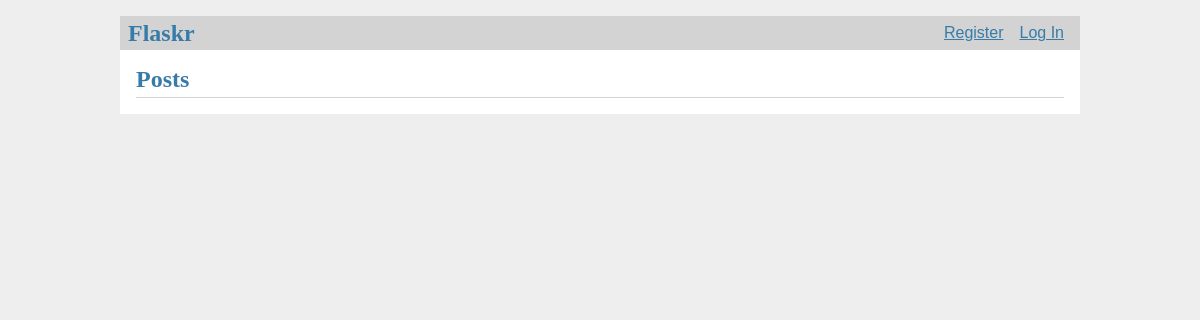
Before: / with the older database file.
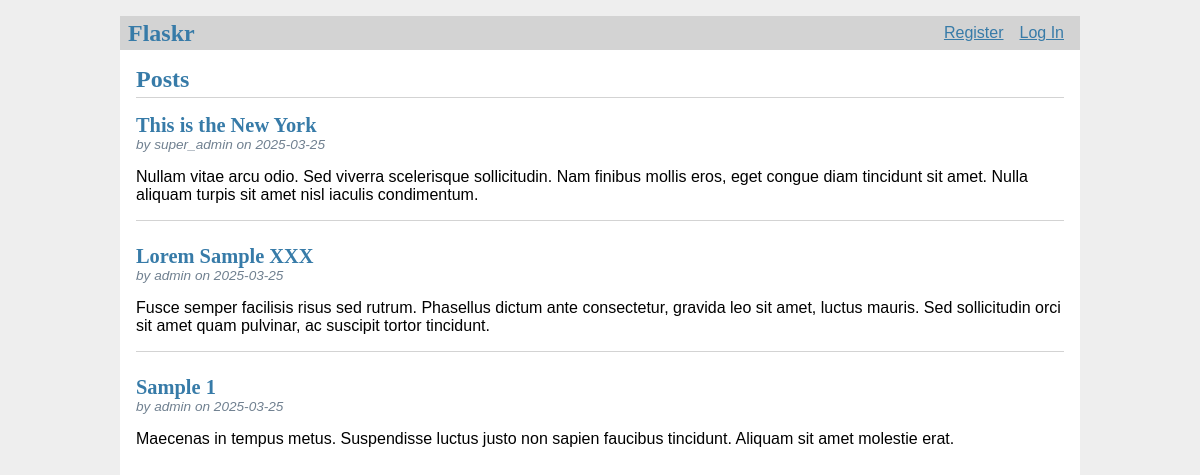
After: the same page with the newer database file.
### tables this page shows
CREATE TABLE post(
    id INTEGER PRIMARY KEY AUTOINCREMENT,
    author_id INTEGER NOT NULL,
    created TIMESTAMP NOT NULL DEFAULT CURRENT_TIMESTAMP,
    title TEXT NOT NULL,
    body TEXT NOT NULL,
    FOREIGN KEY (author_id) REFERENCES use (id)
);

CREATE TABLE user(
    id INTEGER PRIMARY KEY AUTOINCREMENT,
    username TEXT UNIQUE NOT NULL,
    password TEXT NOT NULL
);

### flaskr/blog.py (the view)
@bp.route('/')
def index():
    db = get_db()
    posts = db.execute(
        'SELECT p.id, title, body, created, author_id, username'
        ' FROM post p JOIN user u ON p.author_id = u.id'
        ' ORDER BY created DESC'
    ).fetchall()
    return render_template('blog/index.html', posts=posts)

### flaskr/auth.py (called while the page is built)
@bp.before_app_request
def load_logged_in_user():
    user_id = session.get('user_id')
    if user_id is None:
        g.user = None
    else:
        g.user = get_db().execute(
            'SELECT * FROM user WHERE id = ?', (user_id,)
        ).fetchone()

### flaskr/db.py (called while the page is built)
def get_db():
    if 'db' not in g:
        g.db = sqlite3.connect(
            current_app.config['DATABASE'],
            detect_types=sqlite3.PARSE_DECLTYPES
        )
        g.db.row_factory = sqlite3.Row
    return g.db

### flaskr/templates/blog/index.html (shortened to what this page needs)
{% extends 'base.html' %}
{% block header %}
    <h1>{% block title %}Posts{% endblock %}</h1>
{% endblock %}
{% block content %}
    {% for post in posts %}
        <article class="post">
        <header>
            <div>
            <h1>{{ post['title'] }}</h1>
            <div class="about">by {{ post['username'] }} on {{ post['created'].strftime('%Y-%m-%d') }}</div>
            </div>
        </header>
        <p class="body">{{ post['body'] }}</p>
        </article>
        {% if not loop.last %}
            <hr>
        {% endif %}
    {% endfor %}
{% endblock %}

### flaskr/templates/base.html (shortened to what this page needs)
<!DOCTYPE html>
<html lang="en">
<head>
    <link rel="stylesheet" href="{{ url_for('static', filename='style.css') }}">
</head>
<body>
    <nav>
        <h1>Flaskr</h1>
        <ul>
            {% if g.user %}
                <li><span>{{ g.user['username'] }}</span></li>
                <li><a href="{{ url_for('auth.logout') }}">Log Out</a></li>
            {% else %}
                <li><a href="{{ url_for('auth.register') }}">Register</a></li>
                <li><a href="{{ url_for('auth.login') }}">Log In</a></li>
            {% endif %}
        </ul>
    </nav>
    <section class="content">
        <header>
            {% block header %} {% endblock %}
        </header>
        {% block content %}{% endblock %}
    </section>
</body>
</html>

### flaskr/static/style.css (style rules this page uses)
html { font-family: sans-serif; background: #eee; padding: 1rem; }
body { max-width: 960px; margin: 0 auto; background: white; }
h1 { font-family: serif; color: #377ba8; margin: 1rem 0; }
a { color: #377ba8; }
hr { border: none; border-top: 1px solid lightgray; }
nav { background: lightgray; display: flex; align-items: center; padding: 0 0.5rem; }
nav h1 { flex: auto; margin: 0; }
nav ul { display: flex; list-style: none; margin: 0; padding: 0; }
nav ul li a, nav ul li span, header .action { display: block; padding: 0.5rem; }
.content { padding: 0 1rem 1rem; }
.content > header { border-bottom: 1px solid lightgray; display: flex; align-items: flex-end; }
.content > header h1 { flex: auto; margin: 1rem 0 0.25rem 0; }
.post > header { display: flex; align-items: flex-end; font-size: 0.85em; }
.post > header > div:first-of-type { flex: auto; }
.post > header h1 { font-size: 1.5em; margin-bottom: 0; }
.post .about { color: slategray; font-style: italic; }
.post .body { white-space: pre-line; }
.content:last-child { margin-bottom: 0; }

Changed rows visible on the page:
added post: title "This is the New York", username "super_admin", created "2025-03-25", body "Nullam vitae arcu odio. Sed viverra scelerisque sollicitudin. Nam finibus mollis eros, eget congue diam tincidunt sit amet. Nulla aliquam turpis sit amet nisl iaculis condimentum."
added post: title "Lorem Sample XXX", username "admin", created "2025-03-25", body "Fusce semper facilisis risus sed rutrum. Phasellus dictum ante consectetur, gravida leo sit amet, luctus mauris. Sed sollicitudin orci sit amet quam pulvinar, ac suscipit tortor tincidunt."
added post: title "Sample 1", username "admin", created "2025-03-25", body "Maecenas in tempus metus. Suspendisse luctus justo non sapien faucibus tincidunt. Aliquam sit amet molestie erat."
